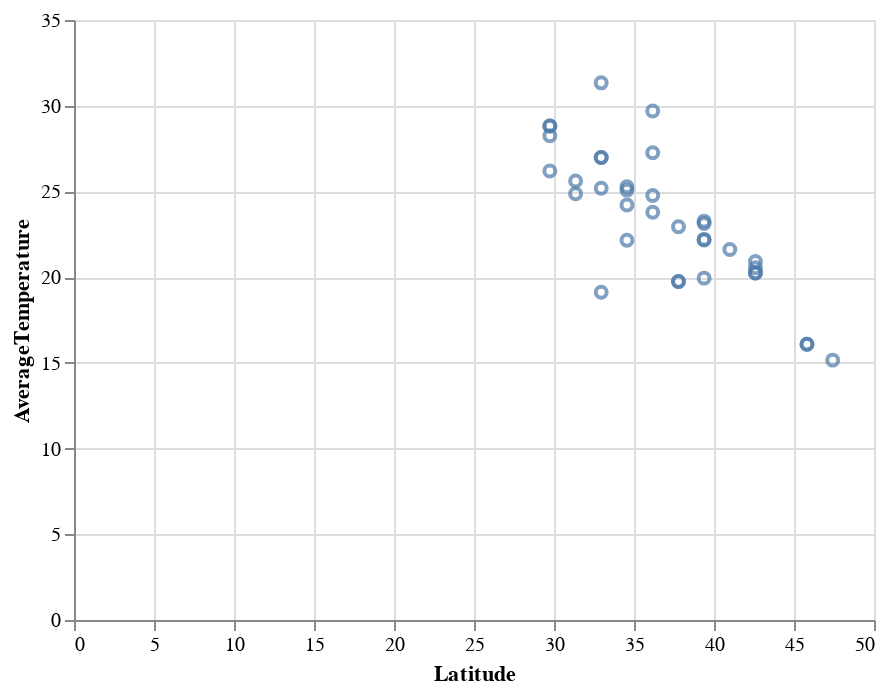

The cell this chart's notebook holds for it:
### Markdown cell above
How does the temperature vary with latitude?

### Code cell
filter = ((df["Country"] == "United States") &
         (df["Year"] == 1950) &
         (df["Month"] == 7))
period = df.loc[filter]
chart = (alt.Chart(period)
         .mark_point()
         .encode(
             y = "AverageTemperature",
             x = "Latitude",
             tooltip=["City", "Country"],
         ))
chart

### Figure 1 — Vega-Lite specification as saved in the notebook (floating-point values rounded to 4 significant figures)
{"config": {"view": {"continuousWidth": 400, "continuousHeight": 300}}, "data": {"name": "data-b65129e70bcc4be755dabac34ad5c1d0"}, "mark": "point", "encoding": {"tooltip": [{"type": "nominal", "field": "City"}, {"type": "nominal", "field": "Country"}], "x": {"type": "quantitative", "field": "Latitude"}, "y": {"type": "quantitative", "field": "AverageTemperature"}}, "$schema": "https://vega.github.io/schema/vega-lite/v4.8.1.json", "datasets": {"data-b65129e70bcc4be755dabac34ad5c1d0": [{"dt": "1950-07-01T00:00:00", "AverageTemperature": 22.15, "AverageTemperatureUncertainty": 0.198, "City": "Albuquerque", "Country": "United States", "Latitude": 34.56, "Longitude": -107.0, "InNYC": false, "Month": 7, "Year": 1950}, {"dt": "1950-07-01T00:00:00", "AverageTemperature": 28.82, "AverageTemperatureUncertainty": 0.206, "City": "Austin", "Country": "United States", "Latitude": 29.74, "Longitude": -97.85, "InNYC": false, "Month": 7, "Year": 1950}, {"dt": "1950-07-01T00:00:00", "AverageTemperature": 23.13, "AverageTemperatureUncertainty": 0.279, "City": "Baltimore", "Country": "United States", "Latitude": 39.38, "Longitude": -76.99, "InNYC": false, "Month": 7, "Year": 1950}, {"dt": "1950-07-01T00:00:00", "AverageTemperature": 20.54, "AverageTemperatureUncertainty": 0.418, "City": "Boston", "Country": "United States", "Latitude": 42.59, "Longitude": -72.0, "InNYC": false, "Month": 7, "Year": 1950}, {"dt": "1950-07-01T00:00:00", "AverageTemperature": 25.07, "AverageTemperatureUncertainty": 0.262, "City": "Charlotte", "Country": "United States", "Latitude": 34.56, "Longitude": -81.73, "InNYC": false, "Month": 7, "Year": 1950}, {"dt": "1950-07-01T00:00:00", "AverageTemperature": 20.25, "AverageTemperatureUncertainty": 0.229, "City": "Chicago", "Country": "United States", "Latitude": 42.59, "Longitude": -87.27, "InNYC": false, "Month": 7, "Year": 1950}, {"dt": "1950-07-01T00:00:00", "AverageTemperature": 25.19, "AverageTemperatureUncertainty": 0.268, "City": "Columbus", "Country": "United States", "Latitude": 32.95, "Longitude": -85.21, "InNYC": false, "Month": 7, "Year": 1950}, {"dt": "1950-07-01T00:00:00", "AverageTemperature": 22.17, "AverageTemperatureUncertainty": 0.249, "City": "Columbus", "Country": "United States", "Latitude": 39.38, "Longitude": -83.24, "InNYC": false, "Month": 7, "Year": 1950}, {"dt": "1950-07-01T00:00:00", "AverageTemperature": 26.98, "AverageTemperatureUncertainty": 0.278, "City": "Dallas", "Country": "United States", "Latitude": 32.95, "Longitude": -96.7, "InNYC": false, "Month": 7, "Year": 1950}, {"dt": "1950-07-01T00:00:00", "AverageTemperature": 19.94, "AverageTemperatureUncertainty": 0.276, "City": "Denver", "Country": "United States", "Latitude": 39.38, "Longitude": -104.0, "InNYC": false, "Month": 7, "Year": 1950}, {"dt": "1950-07-01T00:00:00", "AverageTemperature": 20.92, "AverageTemperatureUncertainty": 0.197, "City": "Detroit", "Country": "United States", "Latitude": 42.59, "Longitude": -82.91, "InNYC": false, "Month": 7, "Year": 1950}, {"dt": "1950-07-01T00:00:00", "AverageTemperature": 24.86, "AverageTemperatureUncertainty": 0.201, "City": "El Paso", "Country": "United States", "Latitude": 31.35, "Longitude": -105.5, "InNYC": false, "Month": 7, "Year": 1950}, {"dt": "1950-07-01T00:00:00", "AverageTemperature": 26.98, "AverageTemperatureUncertainty": 0.278, "City": "Fort Worth", "Country": "United States", "Latitude": 32.95, "Longitude": -96.7, "InNYC": false, "Month": 7, "Year": 1950}, {"dt": "1950-07-01T00:00:00", "AverageTemperature": 27.26, "AverageTemperatureUncertainty": 0.466, "City": "Fresno", "Country": "United States", "Latitude": 36.17, "Longitude": -119.3, "InNYC": false, "Month": 7, "Year": 1950}, {"dt": "1950-07-01T00:00:00", "AverageTemperature": 28.25, "AverageTemperatureUncertainty": 0.195, "City": "Houston", "Country": "United States", "Latitude": 29.74, "Longitude": -96.0, "InNYC": false, "Month": 7, "Year": 1950}, {"dt": "1950-07-01T00:00:00", "AverageTemperature": 22.2, "AverageTemperatureUncertainty": 0.32, "City": "Indianapolis", "Country": "United States", "Latitude": 39.38, "Longitude": -85.32, "InNYC": false, "Month": 7, "Year": 1950}, {"dt": "1950-07-01T00:00:00", "AverageTemperature": 26.19, "AverageTemperatureUncertainty": 0.256, "City": "Jacksonville", "Country": "United States", "Latitude": 29.74, "Longitude": -81.23, "InNYC": false, "Month": 7, "Year": 1950}, {"dt": "1950-07-01T00:00:00", "AverageTemperature": 29.69, "AverageTemperatureUncertainty": 0.274, "City": "Las Vegas", "Country": "United States", "Latitude": 36.17, "Longitude": -115.4, "InNYC": false, "Month": 7, "Year": 1950}, {"dt": "1950-07-01T00:00:00", "AverageTemperature": 24.21, "AverageTemperatureUncertainty": 0.505, "City": "Los Angeles", "Country": "United States", "Latitude": 34.56, "Longitude": -118.7, "InNYC": false, "Month": 7, "Year": 1950}, {"dt": "1950-07-01T00:00:00", "AverageTemperature": 22.94, "AverageTemperatureUncertainty": 0.166, "City": "Louisville", "Country": "United States", "Latitude": 37.78, "Longitude": -85.42, "InNYC": false, "Month": 7, "Year": 1950}, {"dt": "1950-07-01T00:00:00", "AverageTemperature": 25.27, "AverageTemperatureUncertainty": 0.198, "City": "Memphis", "Country": "United States", "Latitude": 34.56, "Longitude": -89.51, "InNYC": false, "Month": 7, "Year": 1950}, {"dt": "1950-07-01T00:00:00", "AverageTemperature": 20.25, "AverageTemperatureUncertainty": 0.229, "City": "Milwaukee", "Country": "United States", "Latitude": 42.59, "Longitude": -87.27, "InNYC": false, "Month": 7, "Year": 1950}, {"dt": "1950-07-01T00:00:00", "AverageTemperature": 23.78, "AverageTemperatureUncertainty": 0.335, "City": "Nashville", "Country": "United States", "Latitude": 36.17, "Longitude": -87.51, "InNYC": false, "Month": 7, "Year": 1950}, {"dt": "1950-07-01T00:00:00", "AverageTemperature": 21.61, "AverageTemperatureUncertainty": 0.133, "City": "New York", "Country": "United States", "Latitude": 40.99, "Longitude": -74.56, "InNYC": true, "Month": 7, "Year": 1950}, {"dt": "1950-07-01T00:00:00", "AverageTemperature": 24.76, "AverageTemperatureUncertainty": 0.305, "City": "Oklahoma City", "Country": "United States", "Latitude": 36.17, "Longitude": -97.46, "InNYC": false, "Month": 7, "Year": 1950}, {"dt": "1950-07-01T00:00:00", "AverageTemperature": 23.27, "AverageTemperatureUncertainty": 0.387, "City": "Philadelphia", "Country": "United States", "Latitude": 39.38, "Longitude": -74.91, "InNYC": false, "Month": 7, "Year": 1950}, {"dt": "1950-07-01T00:00:00", "AverageTemperature": 31.33, "AverageTemperatureUncertainty": 0.273, "City": "Phoenix", "Country": "United States", "Latitude": 32.95, "Longitude": -112.0, "InNYC": false, "Month": 7, "Year": 1950}, {"dt": "1950-07-01T00:00:00", "AverageTemperature": 16.08, "AverageTemperatureUncertainty": 0.171, "City": "Portland", "Country": "United States", "Latitude": 45.81, "Longitude": -123.5, "InNYC": false, "Month": 7, "Year": 1950}, {"dt": "1950-07-01T00:00:00", "AverageTemperature": 28.82, "AverageTemperatureUncertainty": 0.206, "City": "San Antonio", "Country": "United States", "Latitude": 29.74, "Longitude": -97.85, "InNYC": false, "Month": 7, "Year": 1950}, {"dt": "1950-07-01T00:00:00", "AverageTemperature": 19.12, "AverageTemperatureUncertainty": 0.21, "City": "San Diego", "Country": "United States", "Latitude": 32.95, "Longitude": -117.8, "InNYC": false, "Month": 7, "Year": 1950}, {"dt": "1950-07-01T00:00:00", "AverageTemperature": 19.75, "AverageTemperatureUncertainty": 0.3, "City": "San Francisco", "Country": "United States", "Latitude": 37.78, "Longitude": -122.0, "InNYC": false, "Month": 7, "Year": 1950}, {"dt": "1950-07-01T00:00:00", "AverageTemperature": 19.75, "AverageTemperatureUncertainty": 0.3, "City": "San Jose", "Country": "United States", "Latitude": 37.78, "Longitude": -122.0, "InNYC": false, "Month": 7, "Year": 1950}, {"dt": "1950-07-01T00:00:00", "AverageTemperature": 15.16, "AverageTemperatureUncertainty": 0.15, "City": "Seattle", "Country": "United States", "Latitude": 47.42, "Longitude": -122.0, "InNYC": false, "Month": 7, "Year": 1950}, {"dt": "1950-07-01T00:00:00", "AverageTemperature": 25.61, "AverageTemperatureUncertainty": 0.243, "City": "Tucson", "Country": "United States", "Latitude": 31.35, "Longitude": -111.2, "InNYC": false, "Month": 7, "Year": 1950}, {"dt": "1950-07-01T00:00:00", "AverageTemperature": 16.08, "AverageTemperatureUncertainty": 0.171, "City": "Vancouver", "Country": "United States", "Latitude": 45.81, "Longitude": -123.5, "InNYC": false, "Month": 7, "Year": 1950}]}}
